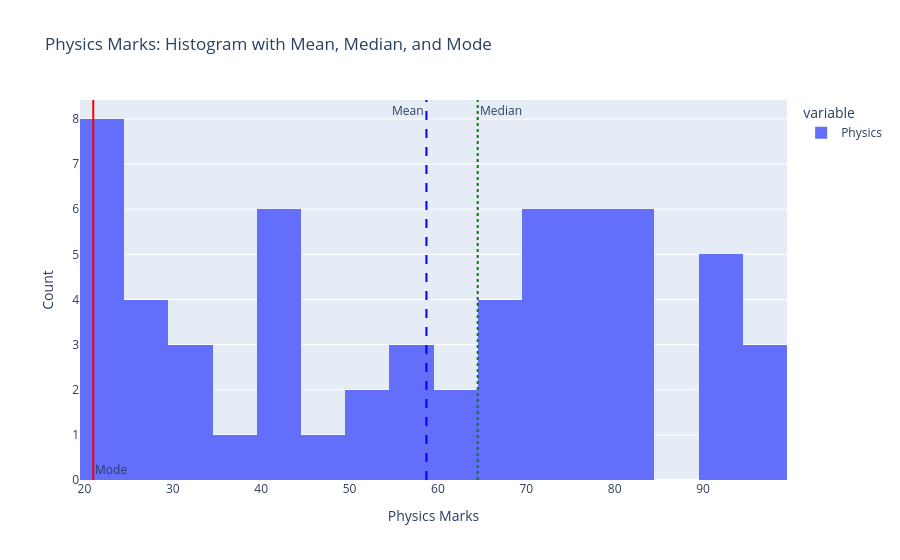

This figure's notebook cell:
### Code cell
import pandas as pd
import plotly.express as px
import plotly.graph_objects as go
from statistics import mean, median, mode

# Load dataset
data = pd.read_csv('synthetic_student_marks.csv')

# Calculate mean, median, mode for 'Physics'
mean_val = data['Physics'].mean()
median_val = data['Physics'].median()
mode_val = data['Physics'].mode()[0]  # take first mode in case of multiple
print(mean_val)
print(median_val)
print(mode_val)

# Create histogram
fig = px.histogram(data_frame=data, x=['Physics'], nbins=20, title='Physics Marks: Histogram with Mean, Median, and Mode')

# Add vertical lines
fig.add_vline(x=mean_val, line_dash='dash', line_color='blue', annotation_text='Mean', annotation_position='top left')
fig.add_vline(x=median_val, line_dash='dot', line_color='green', annotation_text='Median', annotation_position='top right')
fig.add_vline(x=mode_val, line_dash='solid', line_color='red', annotation_text='Mode', annotation_position='bottom right')

# Show the plot
fig.update_layout(xaxis_title='Physics Marks', yaxis_title='Count')
fig.show()

### Figure 1 — Plotly figure (JSON) as saved in the notebook; plotly's stock layout.template omitted (floating-point values rounded to 4 significant figures)
{"data": [{"bingroup": "x", "hovertemplate": "variable=Physics<br>value=%{x}<br>count=%{y}<extra></extra>", "legendgroup": "Physics", "marker": {"color": "#636efa", "pattern": {"shape": ""}}, "name": "Physics", "nbinsx": 20, "orientation": "v", "showlegend": true, "type": "histogram", "x": [71, 34, 91, 80, 40, 94, 94, 43, 22, 41, 72, 21, 49, 57, 21, 83, 79, 40, 52, 95, 77, 41, 68, 78, 61, 79, 99, 34, 81, 81, 66, 81, 70, 74, 83, 22, 70, 26, 40, 92, 58, 37, 23, 79, 33, 28, 72, 21, 79, 90, 63, 27, 66, 54, 97, 55, 69, 23, 21, 25], "xaxis": "x", "yaxis": "y"}], "layout": {"annotations": [{"showarrow": false, "text": "Mean", "x": 58.7, "xanchor": "right", "xref": "x", "y": 1, "yanchor": "top", "yref": "y domain"}, {"showarrow": false, "text": "Median", "x": 64.5, "xanchor": "left", "xref": "x", "y": 1, "yanchor": "top", "yref": "y domain"}, {"showarrow": false, "text": "Mode", "x": 21, "xanchor": "left", "xref": "x", "y": 0, "yanchor": "bottom", "yref": "y domain"}], "barmode": "relative", "legend": {"title": {"text": "variable"}, "tracegroupgap": 0}, "shapes": [{"line": {"color": "blue", "dash": "dash"}, "type": "line", "x0": 58.7, "x1": 58.7, "xref": "x", "y0": 0, "y1": 1, "yref": "y domain"}, {"line": {"color": "green", "dash": "dot"}, "type": "line", "x0": 64.5, "x1": 64.5, "xref": "x", "y0": 0, "y1": 1, "yref": "y domain"}, {"line": {"color": "red", "dash": "solid"}, "type": "line", "x0": 21, "x1": 21, "xref": "x", "y0": 0, "y1": 1, "yref": "y domain"}], "title": {"text": "Physics Marks: Histogram with Mean, Median, and Mode"}, "xaxis": {"anchor": "y", "domain": [0, 1], "title": {"text": "Physics Marks"}}, "yaxis": {"anchor": "x", "domain": [0, 1], "title": {"text": "Count"}}}}
